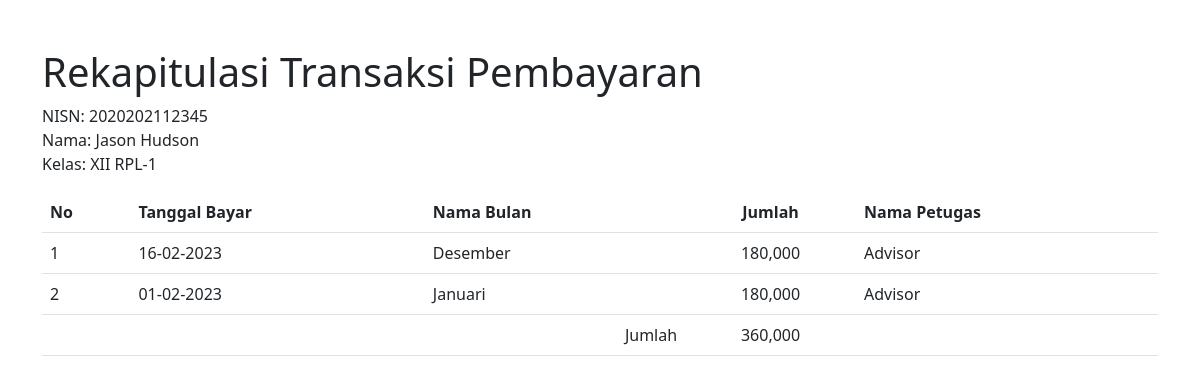
Screenshot of /PembayaranSPPSekolah/histori.php (signed in) with the database file from the repository.
### tables this page shows
CREATE TABLE `tb_siswa` (
  `nisn` varchar(15) NOT NULL,
  `nis` varchar(15) NOT NULL,
  `nama` varchar(100) NOT NULL,
  `id_kelas` int(3) NOT NULL,
  `jenis_kelamin` enum('Laki-Laki','Perempuan') NOT NULL,
  `alamat` text NOT NULL,
  `no_telp` varchar(12) NOT NULL,
  `id_spp` int(11) NOT NULL,
  `token` text DEFAULT NULL,
  `total_bayar` int(11) NOT NULL
);

CREATE TABLE `tb_kelas` (
  `id_kelas` int(3) NOT NULL,
  `nama_kelas` varchar(15) NOT NULL,
  `wali_kelas` varchar(100) NOT NULL,
  `kompetensi_keahlian` text NOT NULL
);

CREATE TABLE `tb_pembayaran` (
  `id_pembayaran` int(11) NOT NULL,
  `id_petugas` int(11) NOT NULL,
  `nisn` varchar(15) NOT NULL,
  `tgl_bayar` date NOT NULL,
  `bulan_bayar` varchar(2) NOT NULL,
  `jumlah_bayar` int(11) NOT NULL,
  `id_spp` int(11) NOT NULL
);

CREATE TABLE `tb_petugas` (
  `id_petugas` int(11) NOT NULL,
  `username` varchar(100) NOT NULL,
  `password` varchar(100) NOT NULL,
  `nama_petugas` varchar(100) NOT NULL,
  `level` enum('admin','petugas') NOT NULL,
  `token` text DEFAULT NULL
);

### PembayaranSPPSekolah/histori.php (the view, shortened to what this page needs)
<?php
$nisn = $_SESSION['nisn'];
include "koneksi.php";
$sql = "SELECT * FROM tb_siswa a INNER JOIN tb_kelas b ON a.id_kelas = b.id_kelas WHERE a.nisn = '$nisn' ORDER BY a.nisn";
$query = mysqli_query($koneksi, $sql);
$data = mysqli_fetch_array($query);
$nama = $data['nama'];
$nama_kelas = $data['nama_kelas'];
?>
<!DOCTYPE html>
<html>
<head>
	<link rel="stylesheet" type="text/css" href="assets/css/bootstrap.min.css">
	<link rel="stylesheet" type="text/css" href="assets/css/style.css">
</head>
<body>
	<div class="container">
		<h1 class="mt-5">Rekapitulasi Transaksi Pembayaran</h1>
		<p>
			NISN: <?= $nisn; ?><br>
			Nama: <?= $nama; ?><br>
			Kelas: <?= $nama_kelas; ?>
		</p>
		<table class="table table-hover">
			<tr>
				<th>No</th>
				<th>Tanggal Bayar</th>
				<th>Nama Bulan</th>
				<th class="text-center">Jumlah</th>
				<th>Nama Petugas</th>
			</tr>
			<?php
			$no = 1;
			$jumlah_bayar = 0;
			$sql = "SELECT * FROM tb_pembayaran a INNER JOIN tb_petugas b ON a.id_petugas = b.id_petugas WHERE a.nisn = '$nisn' ORDER BY a.tgl_bayar DESC";
			$query = mysqli_query($koneksi, $sql);
			while ($data = mysqli_fetch_array($query)){
				$jumlah_bayar = $jumlah_bayar + $data['jumlah_bayar'];
				$tgl_bayar = substr($data['tgl_bayar'], 8, 2).'-'.substr($data['tgl_bayar'], 5, 2).'-'.substr($data['tgl_bayar'], 0,4);
				$kd_bulan = $data['bulan_bayar'];
                if ($kd_bulan == '01'){$nama_bulan = "Januari";}
                elseif ($kd_bulan == '02'){$nama_bulan = "Februari";}
                elseif ($kd_bulan == '03'){$nama_bulan = "Maret";}
                elseif ($kd_bulan == '04'){$nama_bulan = "April";}
                elseif ($kd_bulan == '05'){$nama_bulan = "Mei";}
                elseif ($kd_bulan == '06'){$nama_bulan = "Juni";}
                elseif ($kd_bulan == '07'){$nama_bulan = "Juli";}
                elseif ($kd_bulan == '08'){$nama_bulan = "Agustus";}
                elseif ($kd_bulan == '09'){$nama_bulan = "September";}
                elseif ($kd_bulan == '10'){$nama_bulan = "Oktober";}
                elseif ($kd_bulan == '11'){$nama_bulan = "November";}
                elseif ($kd_bulan == '12'){$nama_bulan = "Desember";}
               	?>
               	<tr>
               		<td><?= $no++; ?></td>
               		<td><?= $tgl_bayar; ?></td>
               		<td><?= $nama_bulan; ?></td>
               		<td class="text-center"><?= number_format($data['jumlah_bayar']); ?></td>
               		<td><?= $data['nama_petugas'] ?></td>
               	</tr>
               	<?php
			}
			?>
			<tr>
				<td colspan="3" align="right">Jumlah</td>
				<td class="text-center"><?= number_format($jumlah_bayar); ?></td>
				<td></td>
			</tr>
		</table>
	</div>
</body>
</html>

### PembayaranSPPSekolah/assets/css/style.css (style rules this page uses)
* { margin: 0; padding: 0; }

### rows the page displays
tb_siswa: nama "Jason Hudson", id_kelas.nama_kelas "XII RPL-1"
tb_pembayaran: tgl_bayar "16-02-2023", bulan_bayar "Desember", jumlah_bayar "180,000", id_petugas.nama_petugas "Advisor"
tb_pembayaran: tgl_bayar "01-02-2023", bulan_bayar "Januari", jumlah_bayar "180,000", id_petugas.nama_petugas "Advisor"

### other values shown
$nisn "2020202112345"
$jumlah_bayar "360,000"
